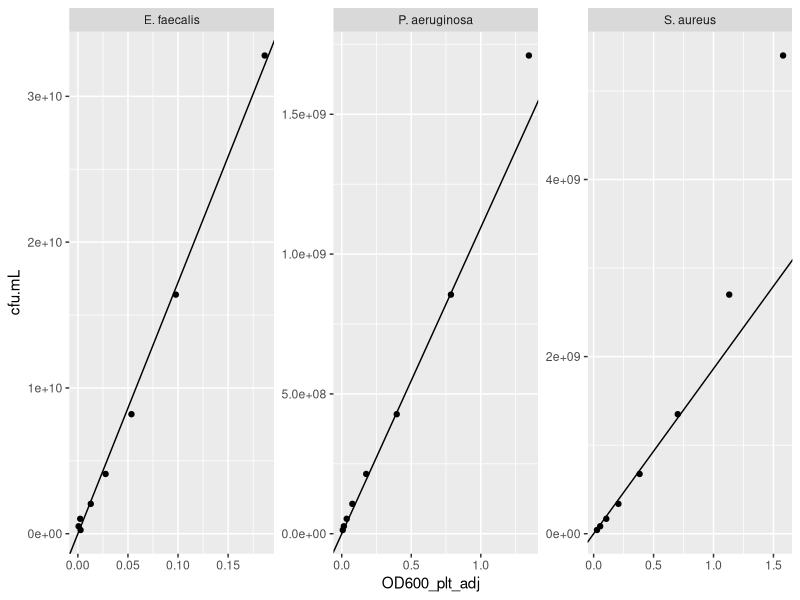
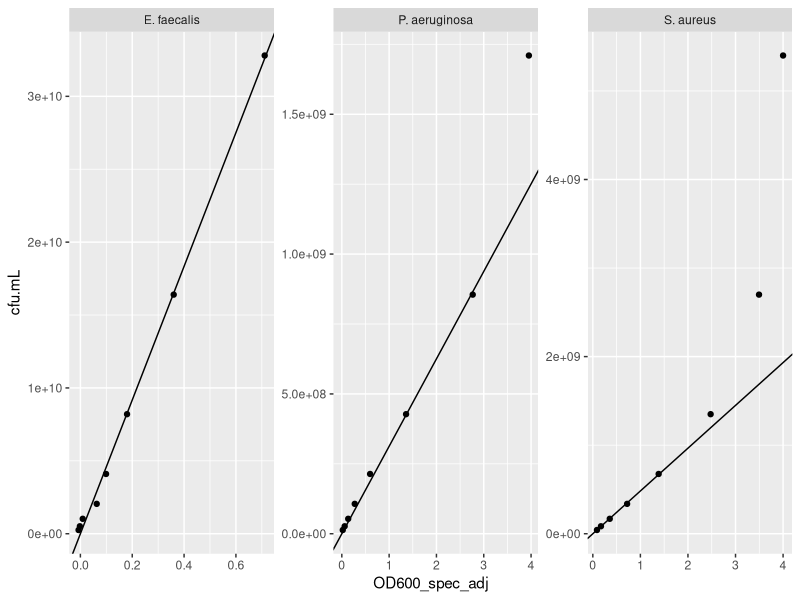
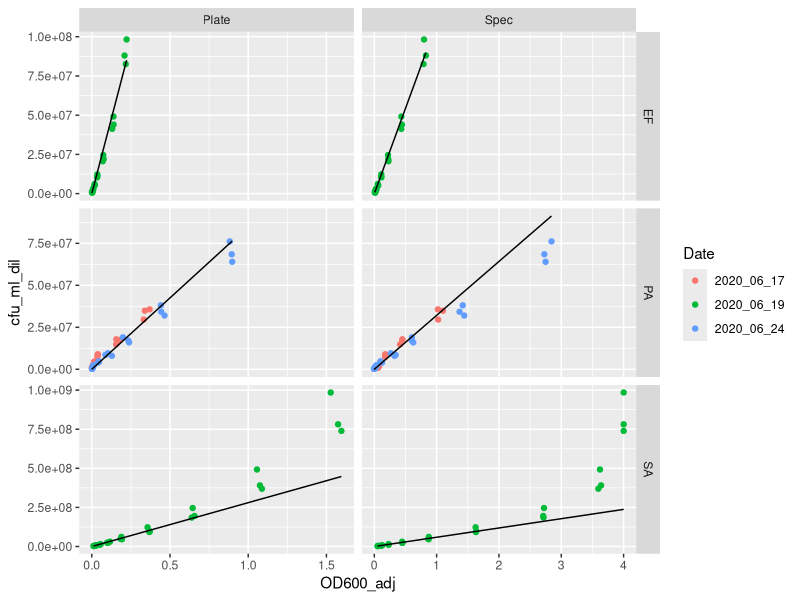
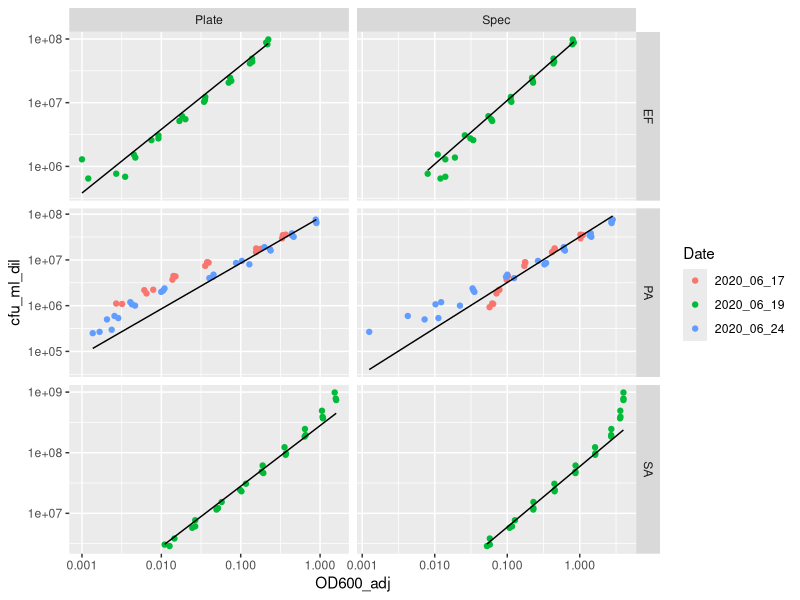
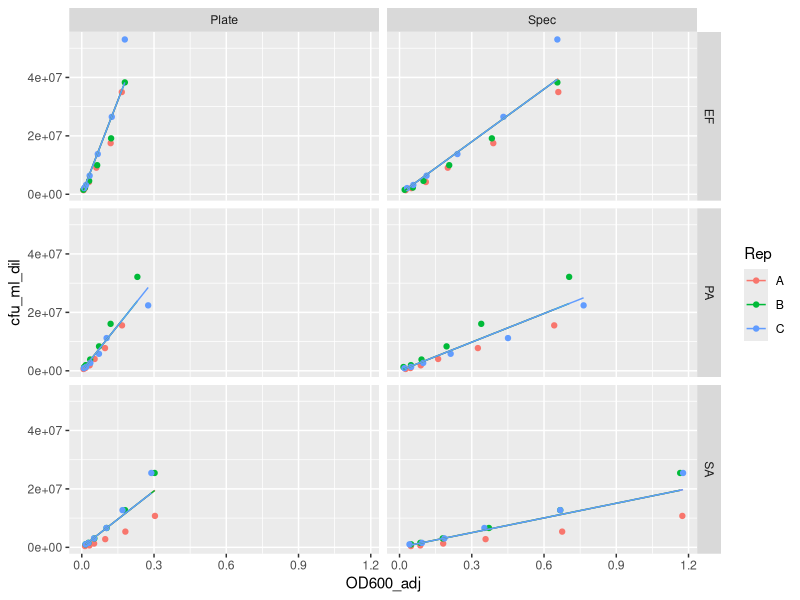
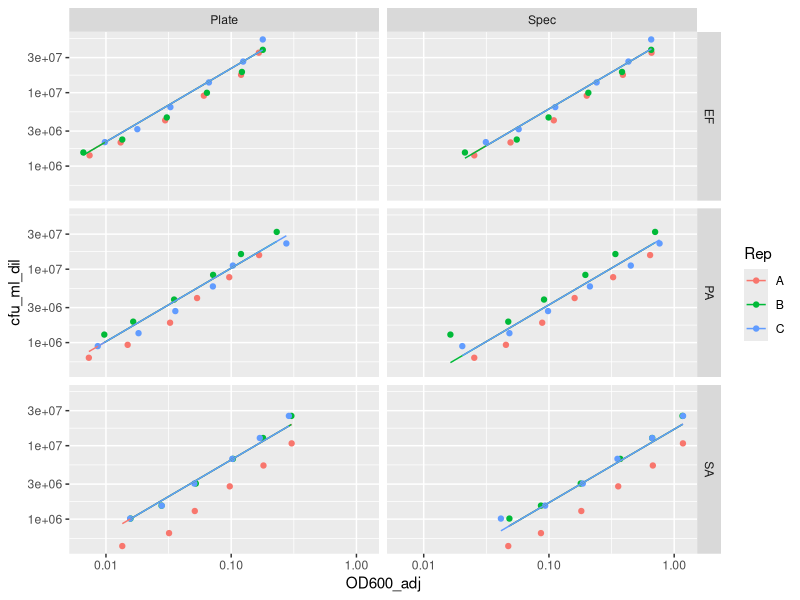

Recreate these plots in R, in order.
library(ggplot2)
library(tidyr)
library(dplyr)

##2020-02-17 std curve ----
data <- read.csv("2020-02-17 PA SA EF Std Curve Tidy.csv")

data$OD600_plt_adj <- data$OD600_plt-data$OD600_plt[data$Bacteria == "Blank"]
data$OD600_spec_adj <- data$OD600_spec-data$OD600_spec[data$Bacteria == "Blank"]

pa_std_curve_plt <- lm(cfu.mL ~ OD600_plt_adj + 0,
                   data[data$Bacteria == "P. aeruginosa" &
                          data$OD600_plt_adj < 1, ])
sa_std_curve_plt <- lm(cfu.mL ~ OD600_plt_adj + 0,
                   data[data$Bacteria == "S. aureus" &
                          data$OD600_plt_adj < 1, ])
ef_std_curve_plt <- lm(cfu.mL ~ OD600_plt_adj + 0,
                   data[data$Bacteria == "E. faecalis", ])

pa_std_curve_spec <- lm(cfu.mL ~ OD600_spec_adj + 0,
                       data[data$Bacteria == "P. aeruginosa" &
                              data$OD600_spec_adj < 3, ])
sa_std_curve_spec <- lm(cfu.mL ~ OD600_spec_adj + 0,
                       data[data$Bacteria == "S. aureus" &
                              data$OD600_spec_adj < 2, ])
ef_std_curve_spec <- lm(cfu.mL ~ OD600_spec_adj + 0,
                       data[data$Bacteria == "E. faecalis", ])

pa_std_curve_plt
sa_std_curve_plt
ef_std_curve_plt
pa_std_curve_spec
sa_std_curve_spec
ef_std_curve_spec

plot_lines <- data.frame(intercept = 0,
                         Bacteria = c("P. aeruginosa",
                                      "S. aureus",
                                      "E. faecalis"),
                         spec_slope = c(pa_std_curve_spec$coefficients,
                                        sa_std_curve_spec$coefficients,
                                        ef_std_curve_spec$coefficients),
                         plt_slope = c(pa_std_curve_plt$coefficients,
                                       sa_std_curve_plt$coefficients,
                                       ef_std_curve_plt$coefficients))

ggplot(data = data[data$Bacteria != "Blank", ], 
       aes(x = OD600_plt_adj, y = cfu.mL)) +
  geom_point() +
  geom_abline(data = plot_lines, aes(intercept = intercept, slope = plt_slope)) +
  facet_wrap(~Bacteria, scales = "free") +
  NULL

ggplot(data = data[data$Bacteria != "Blank", ], 
       aes(x = OD600_spec_adj, y = cfu.mL)) +
  geom_point() +
  geom_abline(data = plot_lines, aes(intercept = intercept, slope = spec_slope)) +
  facet_wrap(~Bacteria, scales = "free")

##2020-06 standard curve ----
od_2 <- read.csv("2020-06 PA SA EF Std Curve ODs.csv",
                 stringsAsFactors = FALSE)
cfu_2 <- read.csv("2020-06 PA SA EF Std Curve Counts.csv",
                  stringsAsFactors = FALSE)

#Reshape od
od_2 <- pivot_longer(od_2, cols = starts_with("X"),
                     names_to = "dilution", values_to = "OD600")
od_2$od_dilution <- sapply(od_2$dilution, function(x) {substr(x, 2, nchar(x))})

#run calculations
od_2$OD600_adj <- od_2$OD600 - od_2$Blank_avg
cfu_2$cfu_ml <- cfu_2$cfu/cfu_2$Dilution
cfu_2 <- group_by(cfu_2, Date, Bacteria, Rep)
cfu_2_sum <- summarize(cfu_2,
                       cfu_ml_avg = mean(cfu_ml, na.rm = TRUE))

#Join cfu & od data
std_curve2 <- left_join(od_2, cfu_2_sum, 
                        by = c("Date", "Bacteria", "Rep"))
#Calculate cfu/ml in dilution series
std_curve2$cfu_ml_dil <- as.numeric(std_curve2$od_dilution)*std_curve2$cfu_ml_avg
#Drop unneeded cols & rows
std_curve2 <- select(std_curve2, Date, Machine, Bacteria, Rep, 
                     OD600_adj, cfu_ml_dil)
std_curve2 <- std_curve2[complete.cases(std_curve2), ]

#Run linear models
lm2 <- lm(data = std_curve2[(std_curve2$Machine == "Plate" &
                              std_curve2$OD600_adj <= 0.5) |
                              (std_curve2$Machine == "Spec" &
                              std_curve2$OD600_adj <= 1), ],
          cfu_ml_dil ~ OD600_adj:Bacteria:Machine + 0)

#Calc lines
std_curve2$pred_cfu <- predict(lm2, std_curve2)

#Plot data & lines in linear
ggplot(data = std_curve2, 
       aes(x = OD600_adj, y = cfu_ml_dil)) +
  geom_point(aes(color = Date)) +
  facet_grid(Bacteria ~ Machine, scales = "free") +
  geom_line(aes(y = pred_cfu)) +
  # scale_y_continuous(trans = "log10") +
  # scale_x_continuous(trans = "log10") +
  NULL

#Plot data & lines in log-log space
ggplot(data = std_curve2, 
       aes(x = OD600_adj, y = cfu_ml_dil)) +
  geom_point(aes(color = Date)) +
  facet_grid(Bacteria ~ Machine, scales = "free") +
  geom_line(aes(y = pred_cfu)) +
  scale_y_continuous(trans = "log10") +
  scale_x_continuous(trans = "log10") +
  NULL

#Print model information
lm2

# 2020-07 Standard Curve (static, Bolton Broth) ----
std_curve3_od <- read.csv("2020-07-12 PA SA EF Std Curve Tidy.csv",
                       stringsAsFactors = FALSE)
std_curve3_cfu <- read.csv("2020-07-12 PA SA EF Std Curve CFU.csv",
                           stringsAsFactors = FALSE)

std_curve3_od <- group_by(std_curve3_od,
                       Machine, Bacteria, Rep, Dilution)
std_curve3_od_sum <- summarize(std_curve3_od,
                            "OD600" = mean(OD600))
std_curve3_od_sum$OD600_adj <- NA
std_curve3_od_sum$OD600_adj[std_curve3_od_sum$Machine == "Plate"] <-
  std_curve3_od_sum$OD600[std_curve3_od_sum$Machine == "Plate"] -
  std_curve3_od_sum$OD600[std_curve3_od_sum$Machine == "Plate" & 
                         std_curve3_od_sum$Bacteria == "Blank"]
std_curve3_od_sum$OD600_adj[std_curve3_od_sum$Machine == "Spec"] <-
  std_curve3_od_sum$OD600[std_curve3_od_sum$Machine == "Spec"] -
  std_curve3_od_sum$OD600[std_curve3_od_sum$Machine == "Spec" & 
                         std_curve3_od_sum$Bacteria == "Blank"]
std_curve3_od_sum <- std_curve3_od_sum[std_curve3_od_sum$Bacteria != "Blank",]

std_curve3_cfu$cfu_ml <- std_curve3_cfu$cfu/std_curve3_cfu$Dilution
  
std_curve3 <- left_join(std_curve3_od_sum, std_curve3_cfu,
                        by = c("Bacteria", "Rep"))
std_curve3$cfu_ml_dil <- std_curve3$cfu_ml*std_curve3$Dilution.x

lm3 <- lm(data = std_curve3, 
                         cfu_ml_dil ~ OD600_adj:Bacteria:Machine + 0)
std_curve3$pred_cfu <- predict(lm3, std_curve3)

ggplot(data = std_curve3, 
       aes(x = OD600_adj, y = cfu_ml_dil, color = Rep)) +
  geom_point() +
  facet_grid(Bacteria ~ Machine) +
  geom_line(aes(y = pred_cfu))

ggplot(data = std_curve3, 
       aes(x = OD600_adj, y = cfu_ml_dil, color = Rep)) +
  geom_point() +
  facet_grid(Bacteria ~ Machine) +
  geom_line(aes(y = pred_cfu)) +
  scale_y_continuous(trans = "log10") +
  scale_x_continuous(trans = "log10")

lm3
